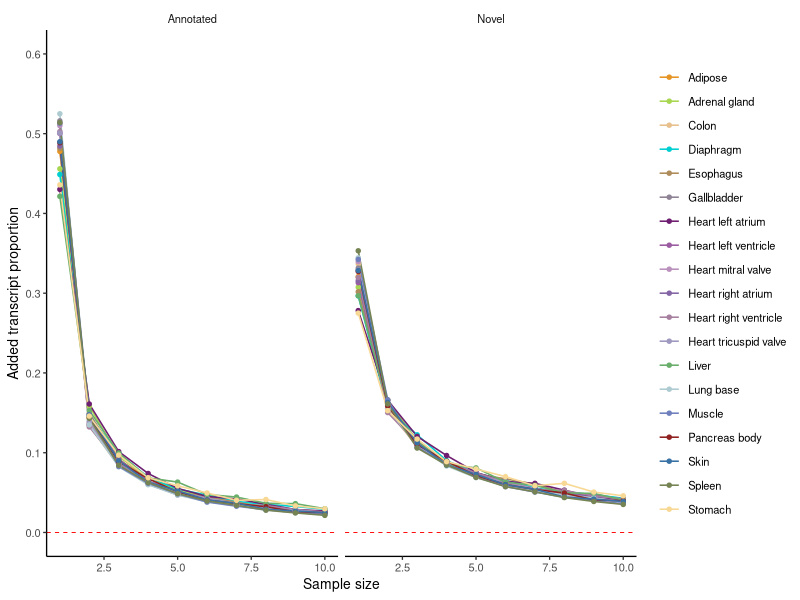
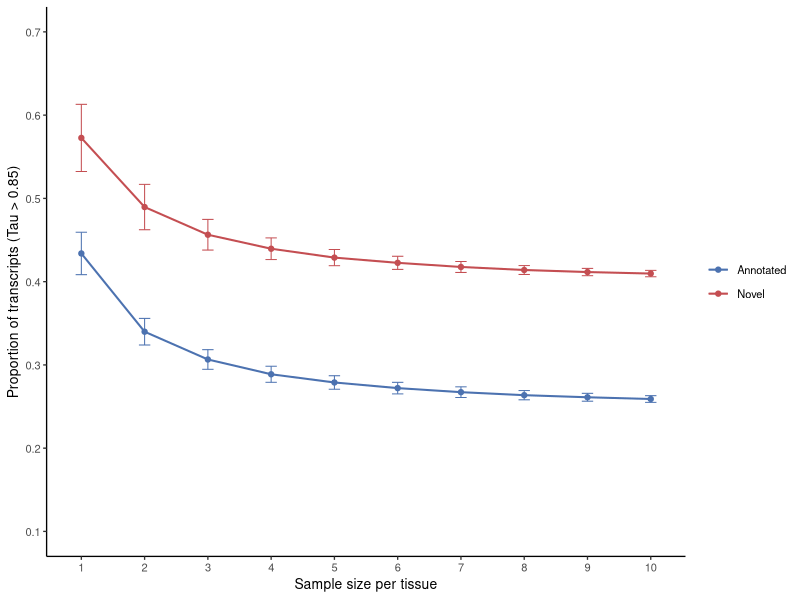

The R script that drew these images, in order:
#===============================================#
# LRS transcript  #
#Supp-Figure-16 #
#===============================================#
library(ggplot2)
library(ggpubr)
library(tidyverse)
library(data.table)

setwd("/path/to/GTOP_code/supp/supp_fig16/input")

# Fig S16a: paired annotated/novel transcript saturation increment at cutoff 10 --------


theme_gtop <- function(base_size = 10) {
  theme_classic(base_size = base_size) +
    theme(
      legend.title = element_blank(),
      axis.text.x = element_text(angle = 45, hjust = 1),
      plot.title = element_blank()
    )
}
pretty_label <- function(x) {
  x <- gsub("_", " ", as.character(x))
  x <- tolower(x)
  ifelse(nchar(x) > 0, paste0(toupper(substr(x, 1, 1)), substr(x, 2, nchar(x))), x)
}
first_existing_col <- function(data, cols, default = NA_character_) {
  for (col in cols) {
    if (col %in% names(data)) return(data[[col]])
  }
  rep(default, nrow(data))
}
data <- read.delim("Fig_S16a.txt", check.names = FALSE)
data$transcript_label <- factor(data$transcript_label, levels = c("Annotated", "Novel"))
data$group_label <- pretty_label(data$group_label)
color_col <- first_existing_col(data, c("group_color"), NA_character_)
color_values <- setNames(color_col[match(unique(data$group_label), data$group_label)], unique(data$group_label))
color_values[is.na(color_values)] <- "#7f8080"
ggplot(data, aes(sample_size, incremental_detection_ratio, color = group_label, group = group_label)) +
  geom_line(linewidth = 0.55) +
  geom_point(size = 1.2) +
  geom_hline(yintercept = 0, color = "red", linewidth = 0.3,linetype = "dashed" ) +
  facet_wrap(~transcript_label, nrow = 1) +
  scale_color_manual(values = color_values, drop = FALSE) +
  scale_y_continuous(breaks = seq(0,0.6,by=0.1))+
  coord_cartesian(ylim = c(0, 0.6))+
  labs(x = "Sample size", y = "Added transcript proportion") +
  theme_gtop() +
  theme(
    legend.position = "right",
    axis.text.x = element_text(angle = 0, hjust = 0.5),
    strip.background = element_blank()
  )
#Fig S16b: tissue-specific transcript proportion by sample size, Tau > 0.85.---------------------

theme_gtop <- function(base_size = 10) {
  theme_classic(base_size = base_size) +
    theme(
      legend.title = element_blank(),
      axis.text.x = element_text(angle = 45, hjust = 1),
      plot.title = element_blank()
    )
}
data <- read.delim("Fig_S16b.txt", check.names = FALSE)
data$transcript_label <- factor(data$transcript_label, levels = c("Annotated", "Novel"))
ggplot(data, aes(sample_size, mean_specificity_ratio, color = transcript_label, group = transcript_label)) +
  geom_errorbar(
    aes(
      ymin = mean_specificity_ratio - sd_specificity_ratio,
      ymax = mean_specificity_ratio + sd_specificity_ratio
    ),
    width = 0.18,
    linewidth = 0.35
  ) +
  geom_line(linewidth = 0.7) +
  geom_point(size = 1.5) +
  scale_color_manual(values = c("Annotated" = "#4C72B0", "Novel" = "#C44E52")) +
  coord_cartesian(ylim = c(0.1, 0.7), xlim = c(0.3, 10.7)) +
  scale_x_continuous(breaks = sort(unique(data$sample_size))) +
  scale_y_continuous(breaks = seq(0.1,0.7,by=0.1))+
  coord_cartesian(ylim = c(0.1, 0.7))+
  labs(x = "Sample size per tissue", y = "Proportion of transcripts (Tau > 0.85)") +
  theme_gtop() +
  theme(axis.text.x = element_text(angle = 0, hjust = 0.5))
